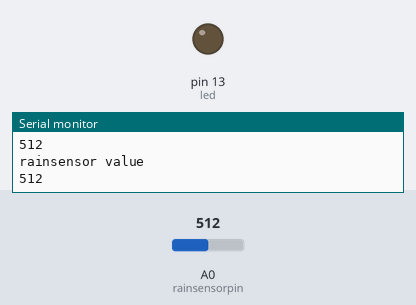
The sketch below on a simulated Arduino Uno, built with avr-gcc and run on an emulated ATmega328P. Shown: output pins drawn as LEDs (lit = HIGH), the last lines printed to the serial monitor. Inputs (shaded band) come from the test bench; at power-on: A0 (rainsensorpin) = 512.

Above: at 1.8 s.
1.9 s: A0 (rainsensorpin) set to 587
3.4 s: A0 (rainsensorpin) set to 610
At 4.6 s:
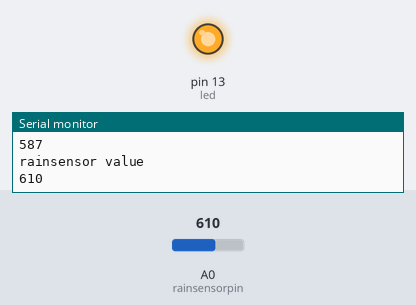
5.5 s: A0 (rainsensorpin) set to 590
At 7.2 s:
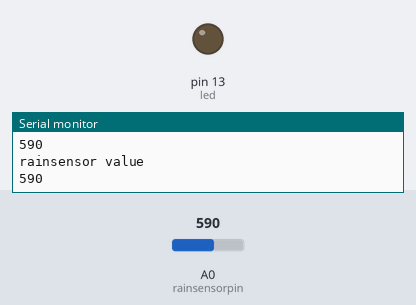
7.5 s: A0 (rainsensorpin) set to 716
At 8.9 s:
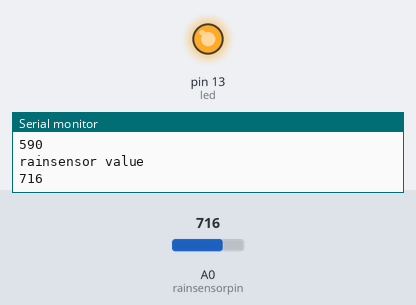
Timing chart, 0 to 10.5 s (numbered marks = the images above; inputs shaded):
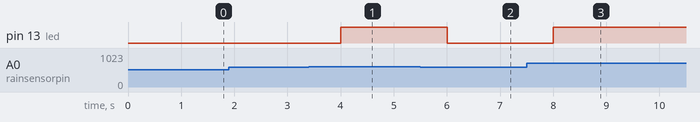

Measured:
- the behaviour switches between 600 and 601 on A0 (rainsensorpin) (found by bisection; images 0 and 1)
- after the input at 3.4 s, pin 13 (led): LOW → HIGH after 0.60 s
- after the input at 5.5 s, pin 13 (led): HIGH → LOW after 0.50 s
- after the input at 7.5 s, pin 13 (led): LOW → HIGH after 0.50 s

The sketch:

raindropsensor_sketch_feb28a.ino
```cpp
int led = 13;
int rainsensorpin = A0;
int threshold = 600;
void setup() {
  // put your setup code here, to run once:
 pinMode(led , OUTPUT);
 Serial.begin(9600);
}

void loop() {
  // put your main code here, to run repeatedly:
 int rainsensorvalue = analogRead(rainsensorpin);
 Serial.println("rainsensor value");
 Serial.println(rainsensorvalue);

  if(rainsensorvalue >threshold)
  {
    digitalWrite(led , HIGH);
  }

  else{
    digitalWrite(led , LOW);
  }
  delay(1000);

}
```
